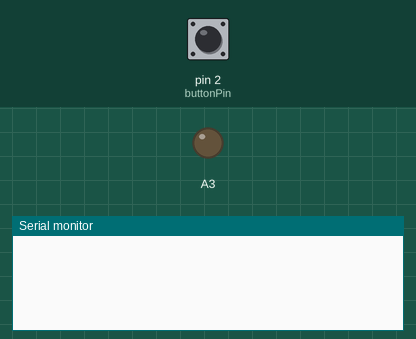
Recording of a sketch running on a simulated Arduino Uno, built with avr-gcc and run on an emulated ATmega328P. On the bench: output pins drawn as LEDs (lit = HIGH), the last lines printed to the serial monitor. The inputs (shaded band) are chosen by the test bench; at power-on: pin 2 (buttonPin) LOW. No radio packets arrive unless stated.

Above: at 1.2 s.
1.3 s: pin 2 (buttonPin) pulled HIGH for 0.15 s
At 1.43 s:
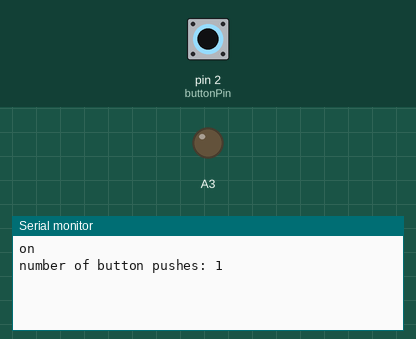
At 2.7 s:
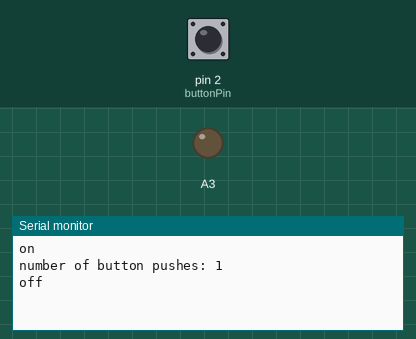

The sketch:

mousetrap_tx.ino
```cpp
#include <SPI.h>
#include <nRF24L01.h>
#include <RF24.h>

RF24 radio(7, 8); // CE, CSN

const byte address[6] = "00001";
//
int dataSwitch = 0;
int PIR = 4;
int state = LOW;
int val = 0;


const int buttonPin = 2;
int buttonPushCounter = 0;  // counter for the number of button presses
int buttonState = 0;        // current state of the button
int lastButtonState = 0;

void setup() {
  Serial.begin(9600);
  radio.begin();
  radio.openWritingPipe(address);
  radio.setPALevel(RF24_PA_MIN);
  radio.stopListening();
  pinMode(A3, OUTPUT);
  pinMode(buttonPin, INPUT);
  pinMode(PIR, INPUT);
}

void loop() {

buttonState = digitalRead(buttonPin);

  // compare the buttonState to its previous state
  if (buttonState != lastButtonState) {
    // if the state has changed, increment the counter
    if (buttonState == HIGH) {
      // if the current state is HIGH then the button went from off to on:
      buttonPushCounter++;
      Serial.println("on");
      Serial.print("number of button pushes: ");
      const char text[] = "MK01";
      radio.write(&text, sizeof(text));
      Serial.println(buttonPushCounter);
    } else {
      // if the current state is LOW then the button went from on to off:
      Serial.println("off");
    }
    // Delay a little bit to avoid bouncing
    delay(50);
  }

  lastButtonState = buttonState;

}
```

Measured:
- after the input at 1.3 s, the serial monitor: prints a new line at once (image 1)
